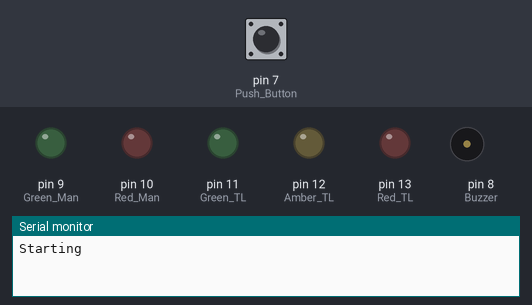
A sketch run on a simulated Arduino Uno, built with avr-gcc and run on an emulated ATmega328P. Parts: output pins drawn as LEDs (lit = HIGH), buzzer (waves = sounding, pin HIGH), the last lines printed to the serial monitor. Inputs (shaded band) come from the test bench; at power-on: pin 7 (Push_Button) HIGH. The modem accepts every AT command (registered, SIM ready, sends succeed) and sends nothing else.

Above: at 1.0 s.
At 3.5 s:
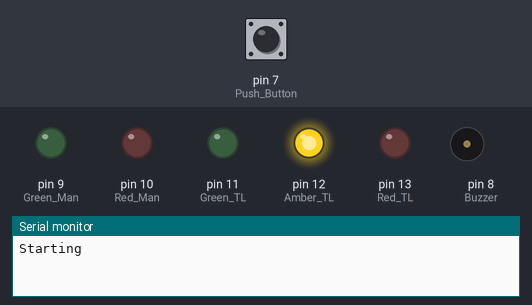
At 5.5 s:
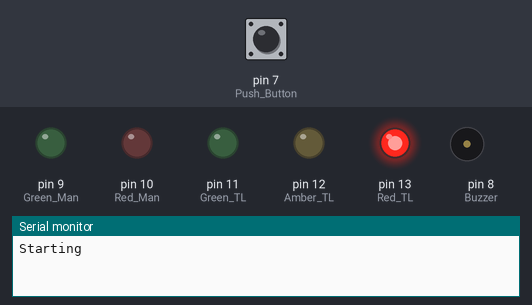
At 26.7 s:
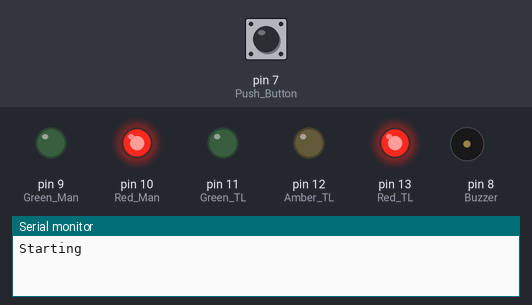
At 43.8 s:
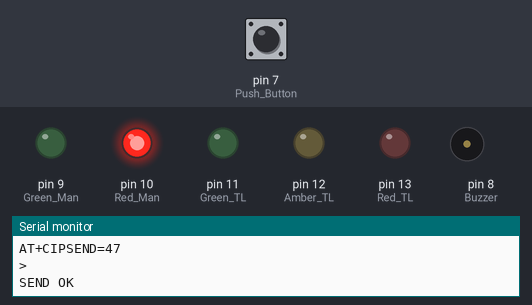
At 61.6 s:
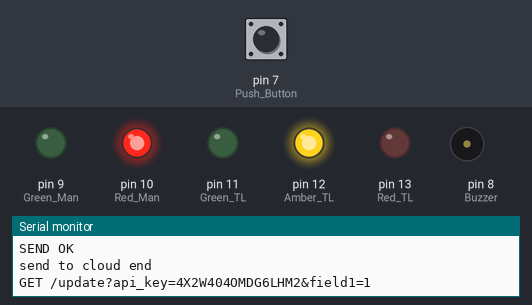
Timing chart, 0 to 75.7 s (numbered marks = the images above):
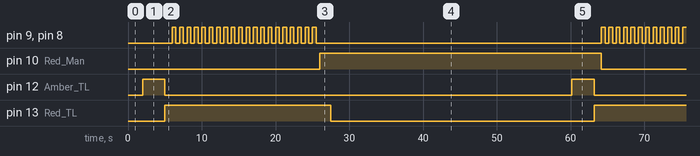

Measured:
- by itself, pin 9 (Green_Man), pin 8 (Buzzer): moves between LOW and HIGH, repeating every 58.2 s
- by itself, pin 10 (Red_Man): alternates HIGH for 38.2 s and LOW for 20.0 s
- by itself, pin 12 (Amber_TL): alternates HIGH for 3.0 s and LOW for 55.2 s
- by itself, pin 13 (Red_TL): alternates HIGH for 22.5 s and LOW for 35.7 s

The sketch:

FIOTassignment.ino
```cpp
#include <SoftwareSerial.h>
#define DEBUG true
SoftwareSerial ESP01(2, 3); // RX, TX
String apiKey = "4X2W404OMDG6LHM2";

void setup() {
  pinMode(13, OUTPUT); // Red TL
  pinMode(12, OUTPUT); // Amber TL
  pinMode(11, OUTPUT); // Green TL
  pinMode(10, OUTPUT); // Red Man
  pinMode(9, OUTPUT); // Green Man
  pinMode(8, OUTPUT); // Buzzer
  pinMode(7, INPUT); // Push Button
  Serial.begin(9600);
  while (!Serial){

    }
    Serial.println("Starting");
    ESP01.begin(9600);

}
void sendToCloud(){
  Serial.println("send to cloud start");
  Serial.println();
  sendData("AT+RST\r\n",2000,DEBUG);
  sendData("AT+CWMODE=1\r\n",2000,DEBUG);
  sendData("AT+CWJAP=\"eee-iot\",\"pHAhA946Yogo\"\r\n",4000,DEBUG);
  sendData("AT+CIPMUX=0\r\n",2000,DEBUG);

  String data = String(1); // convert to string

  String cmd = "AT+CIPSTART=\"TCP\",\"";
  cmd += "184.106.153.149"; // Thingspeak.com's IP address
  // ********************** Change this!
  cmd += "\",80\r\n";
  sendData(cmd,2000,DEBUG);

  // Prepare GET string
  String getStr = "GET /update?api_key=";
  getStr += apiKey;
  getStr +="&field1=";
  getStr += data;
  getStr += "\r\n";

  // Send data length & GET string
  ESP01.print("AT+CIPSEND=");
  ESP01.println (getStr.length());
  Serial.print("AT+CIPSEND=");
  Serial.println (getStr.length());
  delay(500);
  if( ESP01.find( ">" ) )
  {
    Serial.print(">");
    sendData(getStr,2000,DEBUG);
  }
  // Close connection, wait a while before repeating...
  sendData("AT+CIPCLOSE",16000,DEBUG); // thingspeak needs 15 sec delay between updates
  Serial.println("send to cloud end");
  Serial.println(getStr);
}


void yellowButton(){
  delay(2000);
  digitalWrite(11, LOW);
  digitalWrite(12,HIGH);
  delay(3000);
  digitalWrite(12, LOW);
}

void whenButtonIsNotPressed(){
  digitalWrite(11, HIGH); // Green TL always on by default, unless button is pressed.
  digitalWrite(10, HIGH); // Red man always on by default, unless button is pressed.
  }
void whenButtonIsPressed(){
  digitalWrite(11, LOW);
  digitalWrite(13, HIGH);
  delay(1000);
  for(int i = 0; i<20; i++){
     digitalWrite(10, LOW); // Red man turns off for the duration of the pedastrian crossing
     digitalWrite(9, HIGH); // Green man turns on for a split second
     digitalWrite(8, HIGH); // Buzzer buzzes for a split second
     delay(500);
     digitalWrite(9, LOW); // Green man turns off to create a blinking effect
     digitalWrite(8, LOW); // Buzzer stops to create a blinking effect
     delay(500);
      }
      digitalWrite(10, HIGH);
      delay(1500);
      digitalWrite(13, LOW);
  sendToCloud();
  }
void loop() {
  if(digitalRead(7) == LOW) {
    whenButtonIsNotPressed(); // Run this function when the button is not pressed
    }
  if (digitalRead(7) == HIGH){
    yellowButton(); // When the button is pressed there will be a delay before the yellow light turns on and transitions into Red light
    whenButtonIsPressed(); // Run this function when the button is pressed
    }

}
String sendData(String command, const int timeout, boolean debug)
{
    String response = "";
    ESP01.print(command);
    long int time = millis();

    while( (time+timeout) > millis())
    {
      while(ESP01.available())
      {
        // "Construct" response from ESP01 as follows
         // - this is to be displayed on Serial Monitor.
        char c = ESP01.read(); // read the next character.
        response+=c;
      }
    }

    if(debug)
    {
      Serial.print(response);
    }

    return (response);
}
```
